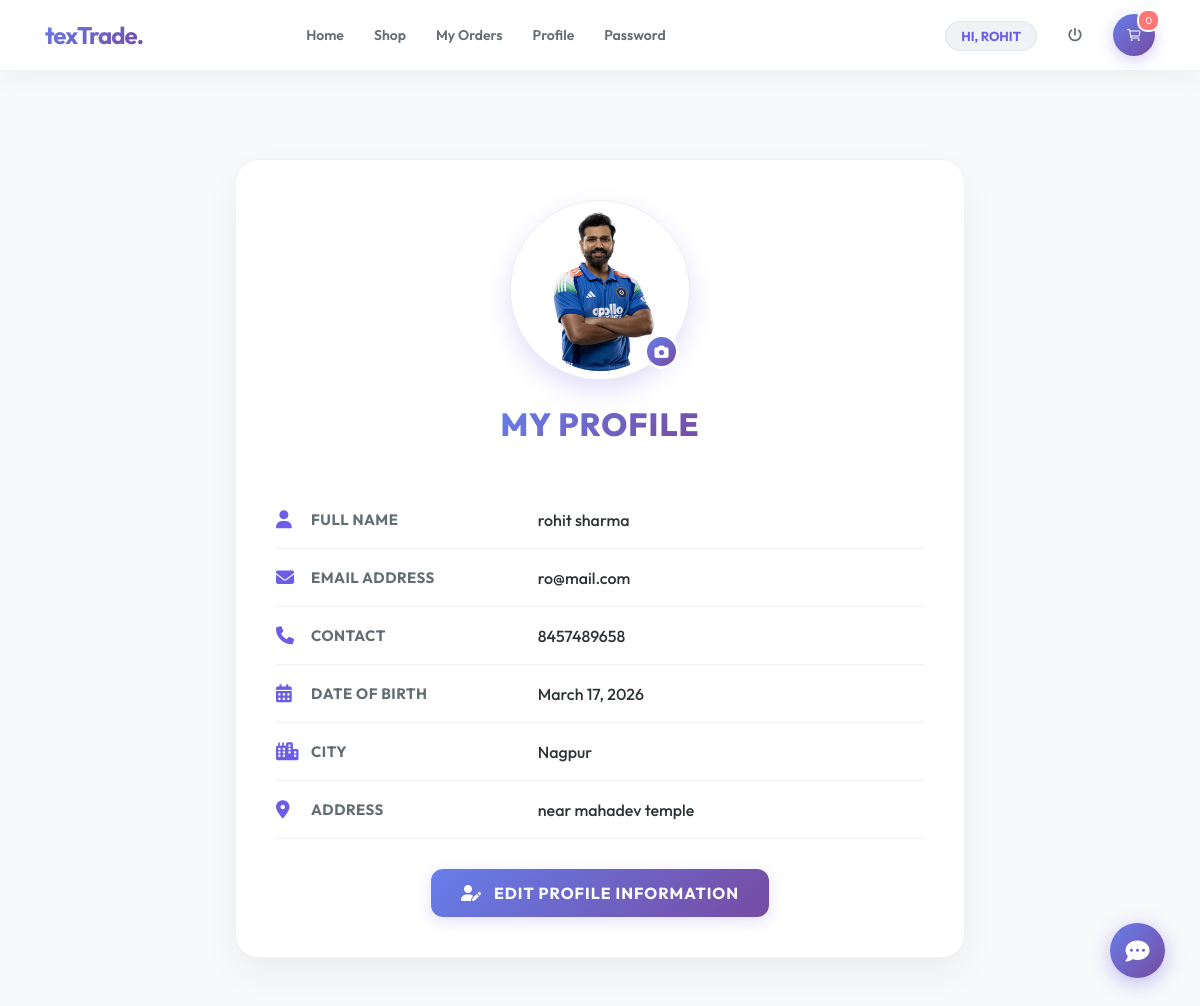
The page /profile (signed in) on the database as committed earlier.
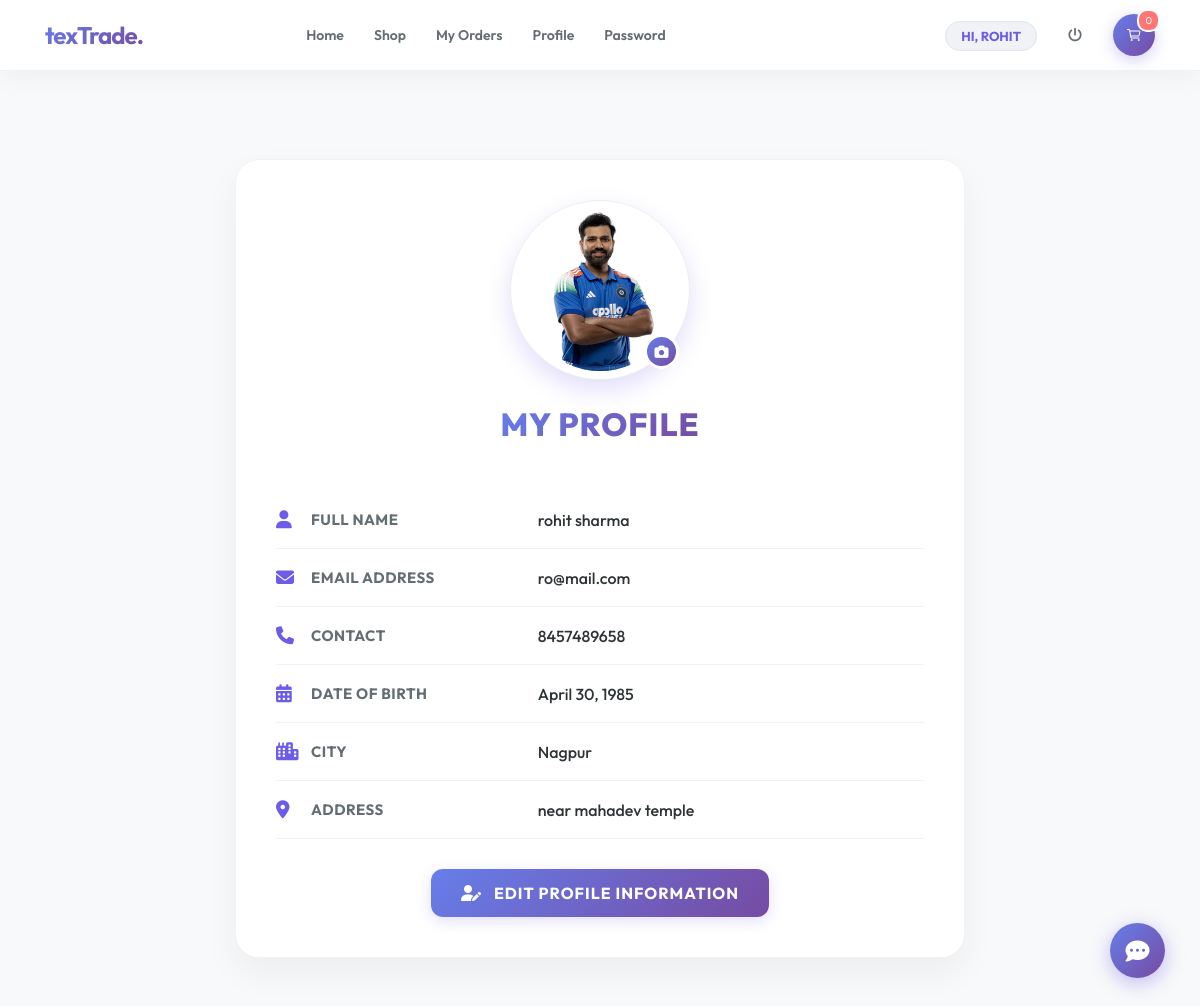
The same page on the database as committed later.
### textiles/models.py (models this page shows, shortened)
class Profile(models.Model):
    id = models.AutoField(primary_key=True)
    user = models.OneToOneField(User, on_delete=models.CASCADE, null=True)
    dob = models.DateField(null=True)
    city = models.CharField(max_length=30, null=True)
    address = models.CharField(max_length=50, null=True)
    contact = models.CharField(max_length=10, null=True)
    image = models.FileField(upload_to='images/', null=True)
    role = models.CharField(
        max_length=20,
        choices=[('user', 'User'), ('vendor', 'Vendor'), ('admin', 'Admin')],
        default='user'
    )

### textiles/views.py (the view)
# urls.py: path('profile', profile, name='profile'),
def profile(request):
    if not request.user.is_authenticated:
        return redirect('login')
    profile_id = request.user.id  # Changed variable name to avoid confusion
    cart = Cart.objects.filter(profile=profile_id)
    num1 = 0
    total = 0
    for i in cart:
        total += i.product.price
        num1 += 1
    user = User.objects.get(id=request.user.id)
    pro = Profile.objects.get(user=user)
    if not pro.image:
        pro.image = "images/default-profile.png"  # Set a default image path
    context = {'pro': pro, 'user': user, 'num1': num1, 'total': total}
    return render(request, 'profile.html', context)

### textiles/templates/profile.html (shortened to what this page needs)
{% extends 'navigation.html' %}
{% load static %}
{% block body %}
<div class="container">
    <div class="row justify-content-center">
        <div class="col-lg-8">
            <div class="profile-card">
                <div class="profile-header">
                    <div class="profile-img-wrapper">
                        <img src="{{pro.image.url}}" alt="Profile Picture">
                        <a href="{% url 'edit_profile' %}" class="edit-photo-badge">
                            <i class="fas fa-camera"></i>
                        </a>
                    </div>
                    <h2>My Profile</h2>
                </div>
                <div class="info-row">
                    <div class="icon-box"><i class="fas fa-user"></i></div>
                    <div class="info-label">Full Name</div>
                    <div class="info-value">{{pro.user.first_name}} {{pro.user.last_name}}</div>
                </div>
                <div class="info-row">
                    <div class="icon-box"><i class="fas fa-envelope"></i></div>
                    <div class="info-label">Email Address</div>
                    <div class="info-value">{{pro.user.email}}</div>
                </div>
                <div class="info-row">
                    <div class="icon-box"><i class="fas fa-phone"></i></div>
                    <div class="info-label">Contact</div>
                    <div class="info-value">{{pro.contact}}</div>
                </div>
                <div class="info-row">
                    <div class="icon-box"><i class="fas fa-calendar-alt"></i></div>
                    <div class="info-label">Date of Birth</div>
                    <div class="info-value">{{pro.dob}}</div>
                </div>
                <div class="info-row">
                    <div class="icon-box"><i class="fas fa-city"></i></div>
                    <div class="info-label">City</div>
                    <div class="info-value">{{pro.city}}</div>
                </div>
                <div class="info-row">
                    <div class="icon-box"><i class="fas fa-map-marker-alt"></i></div>
                    <div class="info-label">Address</div>
                    <div class="info-value">{{pro.address}}</div>
                </div>
                <div class="text-center">
                    <a href="{% url 'edit_profile' %}" class="btn-edit-profile">
                        <i class="fas fa-user-edit mr-2"></i> Edit Profile Information
                    </a>
                </div>
            </div>
        </div>
    </div>
</div>
{% endblock %}

Rows that differ between the two databases and show on the page:
changed Profile "Nagpur": dob "March 17, 2026" → "April 30, 1985"
